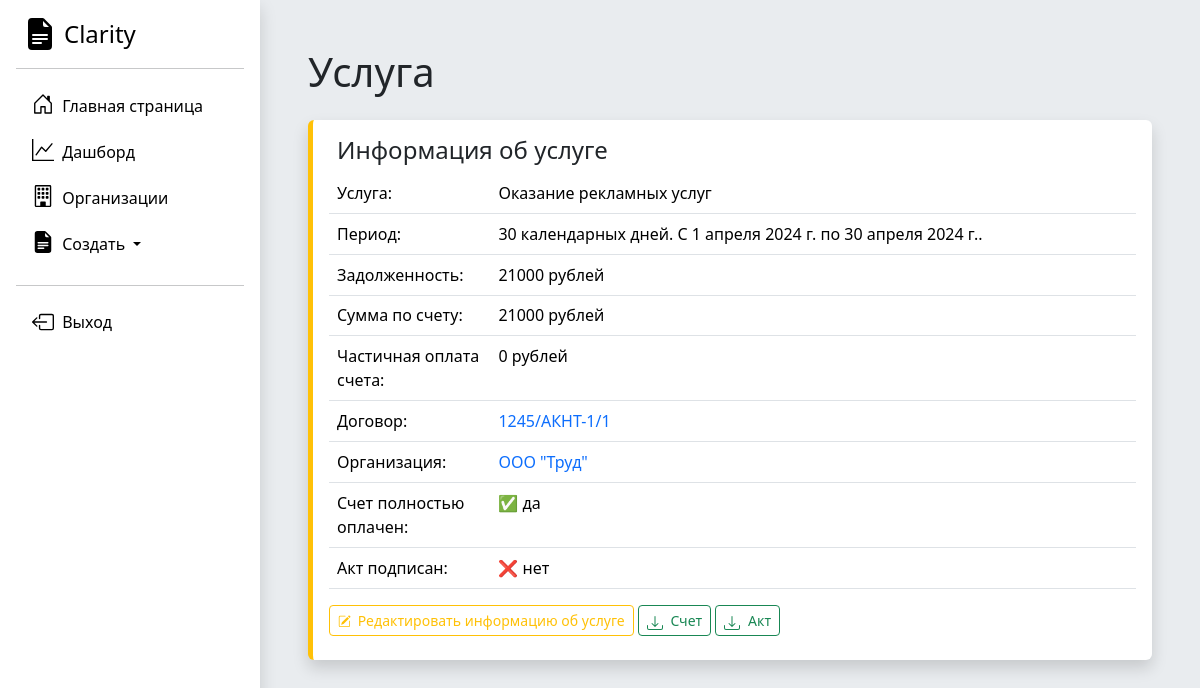
Page /service/1/ (signed in) on the committed database.
### Accounting/models.py (models this page shows, shortened)
class Service(models.Model):
    service_name = models.CharField('Название оказываемой услуги для счета и Акта', max_length=250)
    date_start = models.DateField('Дата начала оказания услуги')
    date_end = models.DateField('Дата окончания оказания услуги')
    price = models.IntegerField('Оплата за услугу')
    payment_made = models.IntegerField('Сумма частичной оплаты счета', db_default=0)
    dogovor = models.ForeignKey(Dogovor, on_delete=models.CASCADE)
    full_payment = models.BooleanField('Счет полностью оплачен')
    act_approved = models.BooleanField("Акт подписан")
    class Meta:
        verbose_name = "Услуга (локализованный этап)"
        verbose_name_plural = "Услуги (локализованные этапы)"

class Dogovor(models.Model):
    nomer_dogovora = models.CharField('Номер договора', max_length=250)
    date_of_signing = models.DateField('Дата начала действия договора')
    web_site = models.CharField('Веб сайт', max_length=250)
    contract_completed = models.BooleanField('Активный договор')
    basic_price = models.IntegerField('Цена догвора')
    service_type = models.ForeignKey(Service_type, on_delete=models.DO_NOTHING)
    organization = models.ForeignKey(Organization, on_delete=models.CASCADE)
    class Meta:
        verbose_name = "Договор"
        verbose_name_plural = "Договоры"

class Organization(models.Model):
    full_name = models.CharField('Полное наименование', max_length=250)
    short_name = models.CharField('Краткое наименование', max_length=250)
    inn = models.IntegerField('ИНН')
    kpp = models.IntegerField('КПП')
    ur_adres = models.TextField('Юридический адрес')
    management_full_name = models.CharField('Управляющее лицо', max_length=250)
    management_post = models.CharField('Должность управляющего лица', max_length=250)
    def __str__(self):
        return self.short_name
    class Meta:
        verbose_name = "Юридическое лицо"
        verbose_name_plural = "Юридические лица"

### Accounting/views.py (the view)
# urls.py: path('service/<int:pk>/', views.service_detail, name='service-detail'),
@login_required
def service_detail(request, pk):
    service_list = Service.objects.get(id=pk)
    service_list.period = (service_list.date_end - service_list.date_start).days + 1
    service_list.debt = service_list.price - service_list.payment_made
    return render(request, 'Accounting/service-detail.html', {'service_list': service_list})

### DAM/templates/Accounting/service-detail.html (shortened to what this page needs)
{% extends 'Accounting/base.html' %}
{% block content %}<h1 class="mb-4">Услуга</h1>
<div class="card shadow p-3 rounded border-top-0 border-end-0 border-bottom-0 border-5 border-warning">
    <h4 class="ms-2">Информация об услуге</h4>
        <table class="table table-hover ">
<tbody>
    <tr>
      <td width="20%" >Услуга:</td>
      <td>{{ service_list.service_name }}</td>
    </tr>
    <tr>
      <td width="20%" >Период:</td>
      <td>{{ service_list.period }} календарных дней. С {{ service_list.date_start }} по {{ service_list.date_end }}.</td>
    </tr>
    <tr>
      <td width="20%" >Задолженность:</td>
      <td>{{ service_list.debt }} рублей</td>
    </tr>
    <tr>
    <tr>
      <td width="20%" >Сумма по счету:</td>
      <td>{{ service_list.price }} рублей </td>
    </tr>
    <tr>
      <td width="20%" >Частичная оплата счета:</td>
      <td>{{ service_list.payment_made }} рублей</td>
    </tr>
    <tr>
      <td width="20%" >Договор:</td>
      <td><a class="link-offset-2 link-offset-3-hover link-underline link-underline-opacity-0 link-underline-opacity-75-hover" href="/dogovor/{{ service_list.dogovor.id }}">{{ service_list.dogovor.nomer_dogovora }}</a>
    </td>
    </tr>
    <tr>
      <td width="20%" >Организация:</td>
      <td><a class="link-offset-2 link-offset-3-hover link-underline link-underline-opacity-0 link-underline-opacity-75-hover" href="/organization/{{ service_list.dogovor.organization.id }}">{{ service_list.dogovor.organization }}</a></td>
    </tr>
    <tr>
      <td width="20%" >Счет полностью оплачен:</td>
      <td>{% if service_list.full_payment is True %}✅ да{% else %}❌ нет{% endif %}</td>
    </tr>
    <tr>
      <td width="20%" >Акт подписан:</td>
      <td>{% if service_list.act_approved is True %}✅ да{% else %}❌ нет{% endif %}</td>
    </tr>
</tbody>
</table>
<div class="d-grid gap-2 d-md-block">
  <a class="btn btn-outline-warning btn-sm mb-2" role="button" href="{% url 'service-edit' service_list.pk %}">
      Редактировать информацию об услуге
  </a>
  <a class="btn btn-outline-success btn-sm mb-2" role="button" href="{% url 'service-generate-bill' service_list.pk %}">
      Счет
  </a>
  <a class="btn btn-outline-success btn-sm mb-2" role="button" href="{% url 'service-generate-act' service_list.pk %}">
      Акт
  </a>
</div>
</div>
{% endblock %}

### rows in the picture
Service: service_name "Оказание рекламных услуг", period "30", date_start "1 апреля 2024 г.", date_end "30 апреля 2024 г.", debt "21000", price "21000", payment_made "0", dogovor.nomer_dogovora "1245/АКНТ-1/1", dogovor.organization "ООО \"Труд\""
